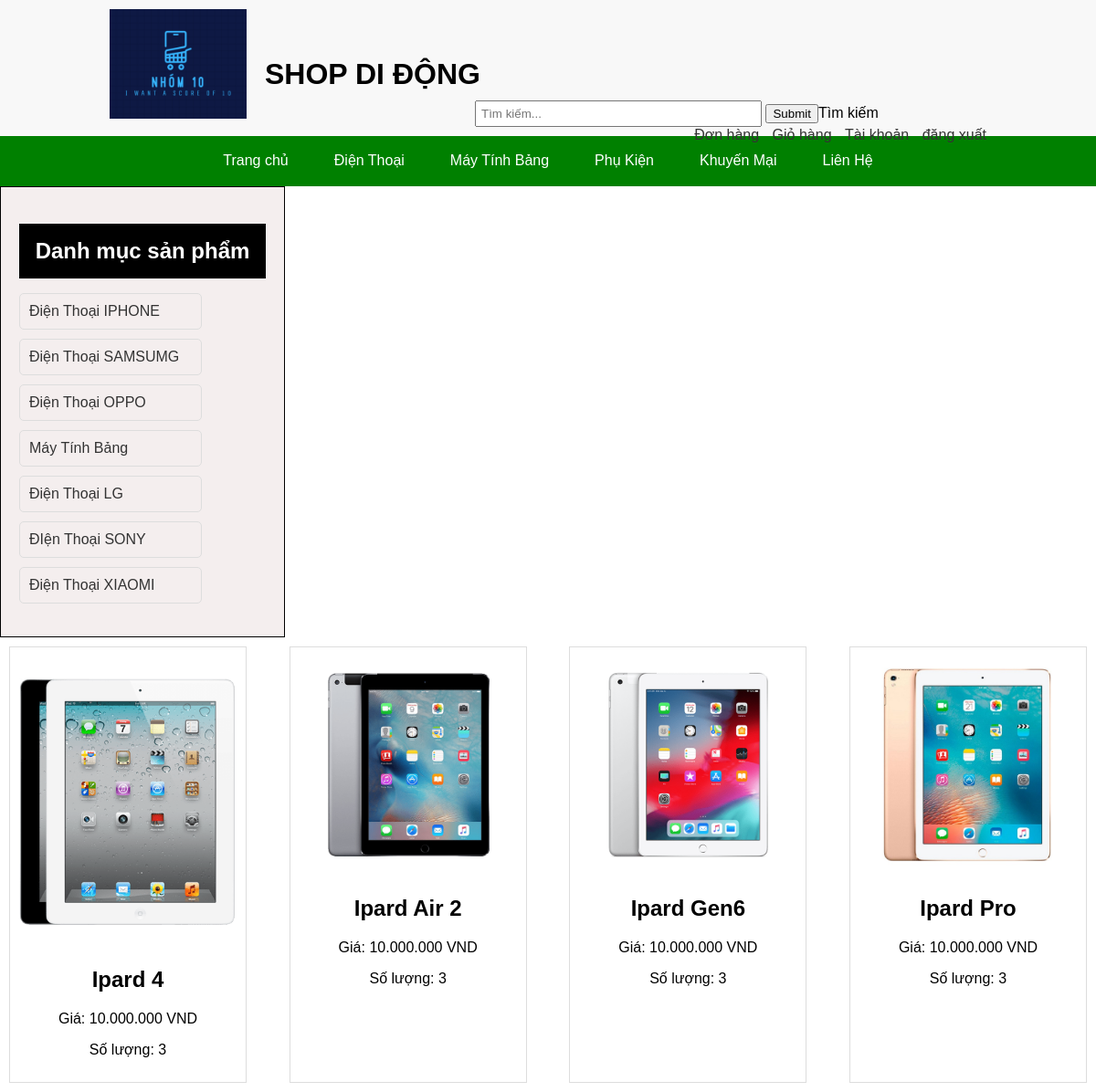
/product/user/maytinh.php (signed in), run on the app's committed database.
### tables this page shows
CREATE TABLE `tbl_danhmuc` (
  `id` tinyint(4) NOT NULL,
  `tendanhmuc` varchar(100) NOT NULL,
  `hienthi` int(10) DEFAULT NULL,
  `uutien` int(10) DEFAULT NULL
);

CREATE TABLE `tbl_sanpham` (
  `id` tinyint(4) NOT NULL,
  `tensanpham` varchar(100) NOT NULL,
  `img` varchar(200) DEFAULT NULL,
  `gia` int(11) NOT NULL,
  `soluong` int(11) NOT NULL DEFAULT 5,
  `id_danhmuc` tinyint(4) NOT NULL
);

### product/model/danhmuc.php (called while the page is built, shortened)
<?php
    function getAll_dm()
    {
        $conn=Connectdb();
        $stmt = $conn ->prepare("SELECT * FROM tbl_danhmuc" );
        $stmt->execute();
        $kq=$stmt->fetchAll();
        return $kq;
    }
?>

### product/model/sanpham.php (called while the page is built, shortened)
<?php
    function getsp_byIDdm($id_dm)
    {
        $conn=Connectdb();
        $stmt = $conn ->prepare("SELECT * FROM tbl_sanpham WHERE id_danhmuc=$id_dm" );
        $stmt->execute();
        $kq=$stmt->fetchAll();
        return $kq;
    }
?>

### product/user/maytinh.php (the view, shortened to what this page needs)
<!DOCTYPE html>
<html lang="en">
<head>
    <link rel="stylesheet" href="css/dienthoai.css">
</head>
<body>
    <header>
        <div class="header-top">
            <div class="container">
                <div class="logo">
                    <a href="trangchu.php"><img src="img/logo.png" alt="Shop Di Động Logo"></a>
                    <h1>SHOP DI ĐỘNG</h1>
                </div>
                <form action="action.php?id=timkiem" method="get" class="search">
                    <input type="text" name="query" placeholder="Tìm kiếm...">
                    <input type="submit">Tìm kiếm</input>
                </form>
                <div class="user-options">
                    <a href="">Đơn hàng</a>
                    <a href="">Giỏ hàng</a>
                    <a href="">Tài khoản</a>
                    <a href="home.php">đăng xuất</a>
                </div>
            </div>
        </div>
    </header>
    <nav>
        <div class="container">
            <ul class="menu">
                <li><a href="trangchu.php">Trang chủ</a></li>
                <li><a href="dienthoai.php">Điện Thoại</a></li>
                <li><a href="maytinh.php">Máy Tính Bảng</a></li>
                <li><a href="phukien.php">Phụ Kiện</a></li>
                <li><a href="khuyenmai.php">Khuyến Mại</a></li>
                <li><a href="lienhe.php">Liên Hệ</a></li>
            </ul>
        </div>
    </nav>
    <div class="categories">
        <h2>Danh mục sản phẩm</h2>
        <ul>
            <?php
                include "../model/danhmuc.php";
                $categories = getAll_dm();
                if (isset($categories) && count($categories) > 0) {
                    foreach ($categories as $category) {
                        echo '<li><a href="action.php?id=' . $category["id"] . '">' . $category["tendanhmuc"] . '</a></li>';
                    }
                } else {
                    echo "<li>Không có danh mục nào</li>";
                }
            ?>
        </ul>
    </div>
    <div class="products">
        <?php
        include "../model/sanpham.php";
        $products = getsp_byIDdm(5);
        if (isset($products) && count($products) > 0) {
            foreach ($products as $product) {
                echo '<div class="product">';
                echo '<img src="' . $product["img"] . '" alt="#">';
                echo '<h2>' . $product["tensanpham"] . '</h2>';
                echo '<p>Giá: ' . number_format($product["gia"], 0, ',', '.') . ' VND</p>';
                echo '<p>Số lượng: ' . $product["soluong"] . '</p>';
                echo '</div>';
            }
        } else {
            echo "<p>Không có sản phẩm nào</p>";
        }
        ?>
    </div>
</body>
</html>

### product/user/css/dienthoai.css (style rules this page uses)
body { font-family: Arial, sans-serif; margin: 0; padding: 0; box-sizing: border-box; }
.container { width: 80%; margin: 0 auto; }
.header-top { background-color: #f8f8f8; padding: 10px 0; }
.logo { display: flex; height: 100px; }
.logo img { width: 150px; }
.logo H1 { width: 300px; margin-left: 20px; line-height: 100px; }
.search { display: inline-block; margin-left: 400px; }
.search input[type="text"] { padding: 5px; width: 300px; }
.user-options { float: right; }
.user-options a { margin-left: 10px; text-decoration: none; color: #333; }
nav { background-color: green; }
nav .container { display: flex; justify-content: center; }
nav .menu { list-style-type: none; margin: 0; padding: 0; display: flex; height: 46.8px; }
nav .menu li { margin: 0 15px; }
nav .menu a { text-decoration: none; color: white; padding: 10px; display: block; }
.categories { background-color: #f4eeee; padding: 20px; border: 1px solid; width: 270px; }
.categories h2 { margin-bottom: 10px; background-color: black; color: white; text-align: center; height: 60px; line-height: 60px; }
.categories ul { list-style-type: none; padding: 0; }
.categories li { margin-bottom: 10px; width: 200px; }
.categories a { text-decoration: none; color: #333; display: block; padding: 10px; border: 1px solid #ddd; border-radius: 5px; transition: background-color 0.3s ease; }
.products { display: flex; flex-wrap: wrap; justify-content: space-between; }
.product { border: 1px solid #ddd; padding: 10px; margin: 10px; width: calc(25% - 40px); box-sizing: border-box; text-align: center; }
.product img { max-width: 100%; height: auto; }

### data on the page
tbl_danhmuc: tendanhmuc "Điện Thoại IPHONE"
tbl_danhmuc: tendanhmuc "Điện Thoại SAMSUMG"
tbl_danhmuc: tendanhmuc "Điện Thoại OPPO"
tbl_danhmuc: tendanhmuc "Máy Tính Bảng"
tbl_danhmuc: tendanhmuc "Điện Thoại LG"
tbl_danhmuc: tendanhmuc "ĐIện Thoại SONY"
tbl_danhmuc: tendanhmuc "Điện Thoại XIAOMI"
tbl_sanpham: img (picture), tensanpham "Ipard 4", gia "10.000.000", soluong "3"
tbl_sanpham: img (picture), tensanpham "Ipard Air 2", gia "10.000.000", soluong "3"
tbl_sanpham: img (picture), tensanpham "Ipard Gen6", gia "10.000.000", soluong "3"
tbl_sanpham: img (picture), tensanpham "Ipard Pro", gia "10.000.000", soluong "3"
